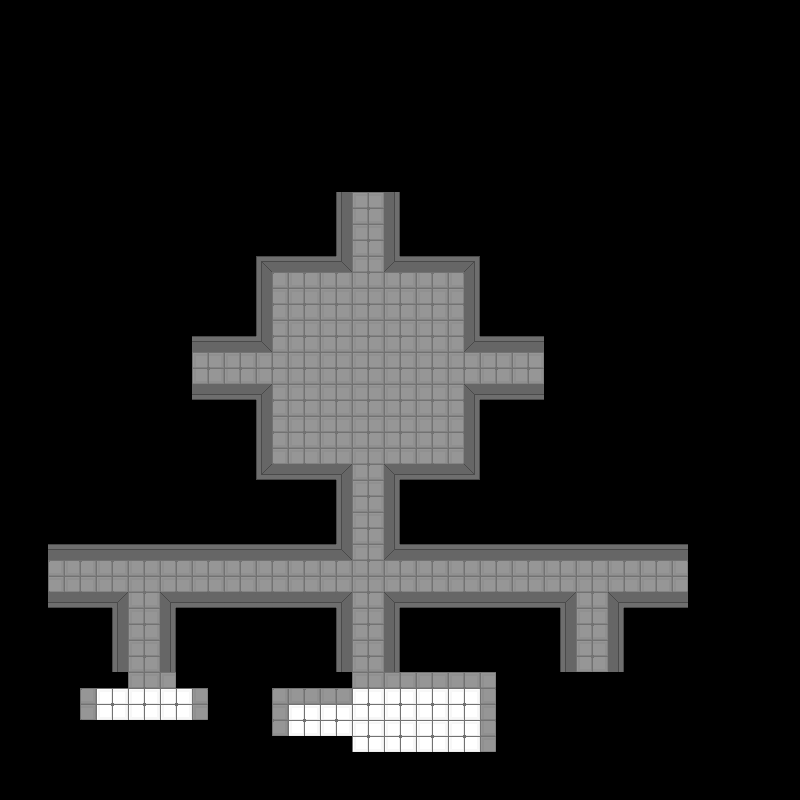

A level layout from a 2D game, rendered from its tile map. Below: a short description, then the map file with tile-grid data replaced by summaries:
An orthogonal 50x50 tile map with 16x16 px tiles, 3 tile layers (Floors, Walls, Door), 3 hidden layers not drawn.

<map version="1.0" orientation="orthogonal" renderorder="right-down" width="50" height="50" tilewidth="16" tileheight="16" nextobjectid="10">
 <tileset firstgid="1" name="Tileset" tilewidth="16" tileheight="16" tilecount="66" columns="6">
  <image source="Tileset.png" width="96" height="176" />
 </tileset>
 <layer name="Floors" width="50" height="50">
  <data>[2500 cells, 2500 non-empty, 9 distinct tile ids]</data>
 </layer>
 <layer name="Walls" width="50" height="50">
  <data>[2500 cells, 244 non-empty, 35 distinct tile ids]</data>
 </layer>
 <layer name="Door" width="50" height="50">
  <data>[2500 cells, 42 non-empty, 4 distinct tile ids]</data>
 </layer>
 <layer name="Weapons" width="50" height="50" visible="0">
  <data>[2500 cells, 19 non-empty, 1 distinct tile ids]</data>
 </layer>
 <layer name="Armor" width="50" height="50" visible="0">
  <data>[2500 cells, 4 non-empty, 1 distinct tile ids]</data>
 </layer>
 <layer name="Pickups" width="50" height="50" visible="0">
  <data>[2500 cells, 8 non-empty, 1 distinct tile ids]</data>
 </layer>
</map>